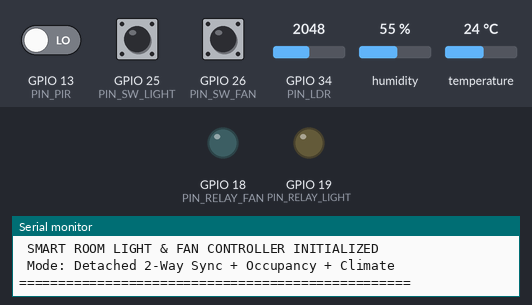
A sketch run on a simulated ESP32. Shown: output pins drawn as LEDs (lit = HIGH), the last lines printed to the serial monitor. Inputs (shaded band) come from the test bench; at power-on: GPIO 13 (PIN_PIR) LOW, GPIO 26 (PIN_SW_FAN) HIGH, temperature 24 °C, GPIO 25 (PIN_SW_LIGHT) HIGH, GPIO 34 (PIN_LDR) = 2048, humidity 55 %.

Above: at 1.7 s.
1.8 s: GPIO 13 (PIN_PIR) driven HIGH
At 2.9 s:
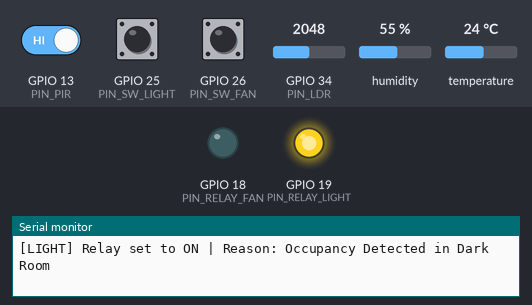
3.5 s: GPIO 26 (PIN_SW_FAN) pulled LOW for 1 s
At 5.2 s:
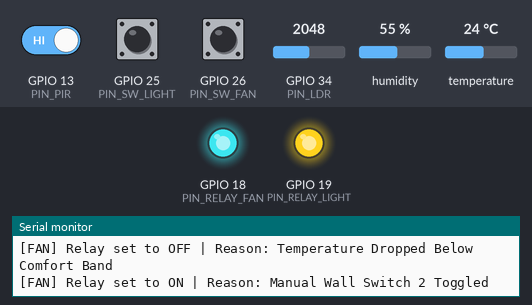
7.6 s: temperature set to 27.2 °C
9.3 s: temperature set to 28.4 °C
At 10.6 s:
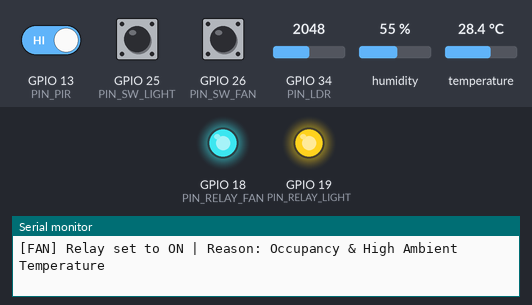
11.6 s: GPIO 25 (PIN_SW_LIGHT) pulled LOW for 0.15 s
At 11.72 s:
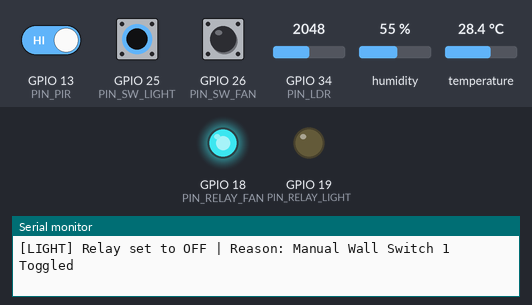
13.2 s: GPIO 34 (PIN_LDR) set to 1837
14.7 s: GPIO 34 (PIN_LDR) set to 1758
Timing chart, 0 to 17.7 s (numbered marks = the images above; inputs shaded):
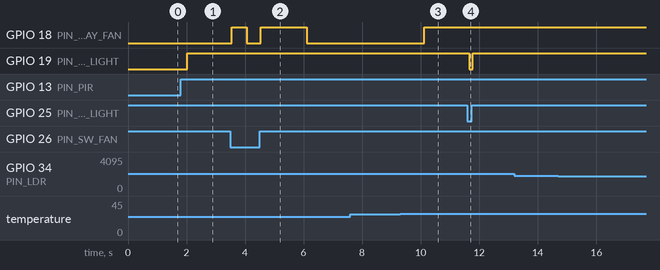

The sketch:

sketch.ino
```cpp
/**
 * Simulation 08: Smart Room Auto Fan & Light Controller
 * Features:
 *  - PIR Motion Occupancy Detection
 *  - LDR Ambient Lux Gating (Light turns on only if dark)
 *  - DHT22 Temperature-Adaptive Fan Control (Auto ON > 28C)
 *  - 2x Physical Wall Rocker Switch Inputs (Instant 2-way toggle with sync)
 *  - Automatic Inactivity Switch-Off (Energy Saver when room is vacant)
 */

#include <Arduino.h>
#include <DHT.h>

// Pin Definitions
#define PIN_PIR        13
#define PIN_LDR        34
#define PIN_DHT        23
#define PIN_RELAY_LIGHT 19
#define PIN_RELAY_FAN   18
#define PIN_SW_LIGHT   25
#define PIN_SW_FAN     26

#define DHTTYPE DHT22
DHT dht(PIN_DHT, DHTTYPE);

// Configurable Thresholds & Timers
const unsigned long OCCUPANCY_TIMEOUT_MS = 15000; // 15s demo timeout (15 min in production)
const int LUX_DARK_THRESHOLD = 1800;             // Analog threshold (higher = darker)
const float FAN_TEMP_ON = 28.0;                  // Turn fan on above 28°C
const float FAN_TEMP_OFF = 26.5;                 // Turn fan off below 26.5°C (1.5°C hysteresis)

// State Variables
bool lightState = false;
bool fanState = false;
bool roomOccupied = false;
unsigned long lastMotionTime = 0;
unsigned long lastSensorReadTime = 0;

int lastSwLightVal = HIGH;
int lastSwFanVal = HIGH;

void setLight(bool state, const char* reason) {
  if (lightState != state) {
    lightState = state;
    digitalWrite(PIN_RELAY_LIGHT, lightState ? HIGH : LOW);
    Serial.printf("[LIGHT] Relay set to %s | Reason: %s\n", lightState ? "ON" : "OFF", reason);
  }
}

void setFan(bool state, const char* reason) {
  if (fanState != state) {
    fanState = state;
    digitalWrite(PIN_RELAY_FAN, fanState ? HIGH : LOW);
    Serial.printf("[FAN] Relay set to %s | Reason: %s\n", fanState ? "ON" : "OFF", reason);
  }
}

void checkManualSwitches() {
  int swLight = digitalRead(PIN_SW_LIGHT);
  if (swLight != lastSwLightVal) {
    delay(20); // Debounce
    if (digitalRead(PIN_SW_LIGHT) == swLight) {
      lastSwLightVal = swLight;
      setLight(!lightState, "Manual Wall Switch 1 Toggled");
      lastMotionTime = millis(); // Refresh occupancy on user interaction
    }
  }

  int swFan = digitalRead(PIN_SW_FAN);
  if (swFan != lastSwFanVal) {
    delay(20); // Debounce
    if (digitalRead(PIN_SW_FAN) == swFan) {
      lastSwFanVal = swFan;
      setFan(!fanState, "Manual Wall Switch 2 Toggled");
      lastMotionTime = millis();
    }
  }
}

void setup() {
  Serial.begin(115200);
  delay(500);

  Serial.println("==================================================");
  Serial.println(" SMART ROOM LIGHT & FAN CONTROLLER INITIALIZED ");
  Serial.println(" Mode: Detached 2-Way Sync + Occupancy + Climate ");
  Serial.println("==================================================");

  pinMode(PIN_PIR, INPUT);
  pinMode(PIN_LDR, INPUT);
  pinMode(PIN_RELAY_LIGHT, OUTPUT);
  pinMode(PIN_RELAY_FAN, OUTPUT);
  pinMode(PIN_SW_LIGHT, INPUT_PULLUP);
  pinMode(PIN_SW_FAN, INPUT_PULLUP);

  digitalWrite(PIN_RELAY_LIGHT, LOW);
  digitalWrite(PIN_RELAY_FAN, LOW);

  dht.begin();
  lastMotionTime = millis();
}

void loop() {
  // 1. Process Physical Manual Wall Switches (Priority edge detection)
  checkManualSwitches();

  // 2. Read PIR Motion Sensor
  int pirVal = digitalRead(PIN_PIR);
  if (pirVal == HIGH) {
    if (!roomOccupied) {
      roomOccupied = true;
      Serial.println("\n[PRESENCE] Motion Detected! Room is now OCCUPIED.");
    }
    lastMotionTime = millis();
  }

  // 3. Periodic Sensor Evaluation (every 2 seconds)
  if (millis() - lastSensorReadTime >= 2000) {
    lastSensorReadTime = millis();

    int ldrRaw = analogRead(PIN_LDR);
    float temp = dht.readTemperature();
    float hum = dht.readHumidity();

    if (isnan(temp) || isnan(hum)) {
      Serial.println("[WARN] DHT22 sensor read failure");
      temp = 25.0;
      hum = 50.0;
    }

    bool isDark = (ldrRaw > LUX_DARK_THRESHOLD);
    unsigned long timeSinceMotion = (millis() - lastMotionTime) / 1000;

    Serial.printf("[TELEMETRY] Temp: %.1f°C | Hum: %.1f%% | Lux ADC: %d (%s) | Occupied: %s (Idle: %lus)\n",
                  temp, hum, ldrRaw, isDark ? "DARK" : "BRIGHT",
                  roomOccupied ? "YES" : "NO", timeSinceMotion);

    // Automation Logic: Auto-ON when room occupied
    if (roomOccupied) {
      // Light auto-on only if room is dark
      if (isDark && !lightState) {
        setLight(true, "Occupancy Detected in Dark Room");
      }

      // Fan auto-on if temperature exceeds threshold
      if (temp >= FAN_TEMP_ON && !fanState) {
        setFan(true, "Occupancy & High Ambient Temperature");
      } else if (temp <= FAN_TEMP_OFF && fanState) {
        setFan(false, "Temperature Dropped Below Comfort Band");
      }
    }

    // Vacancy Logic: Auto-OFF when unoccupied for timeout duration
    if (millis() - lastMotionTime > OCCUPANCY_TIMEOUT_MS) {
      if (roomOccupied) {
        roomOccupied = false;
        Serial.println("[PRESENCE] Inactivity Timeout Reached. Room is VACANT.");
      }

      if (lightState) {
        setLight(false, "Energy Saver: Room Vacant Auto-Off");
      }
      if (fanState) {
        setFan(false, "Energy Saver: Room Vacant Auto-Off");
      }
    }
  }

  delay(50);
}
```

Measured:
- after the input at 1.8 s, GPIO 19 (PIN_RELAY_LIGHT): LOW → HIGH after 0.22 s
- after the input at 3.5 s, GPIO 18 (PIN_RELAY_FAN): LOW → HIGH after 0.05 s, → LOW 0.51 s later, → HIGH 0.48 s later, → LOW 1.6 s later
- after the input at 9.3 s, GPIO 18 (PIN_RELAY_FAN): LOW → HIGH after 0.83 s
- after the input at 11.6 s, GPIO 19 (PIN_RELAY_LIGHT): HIGH → LOW after 0.06 s, → HIGH 0.12 s later
